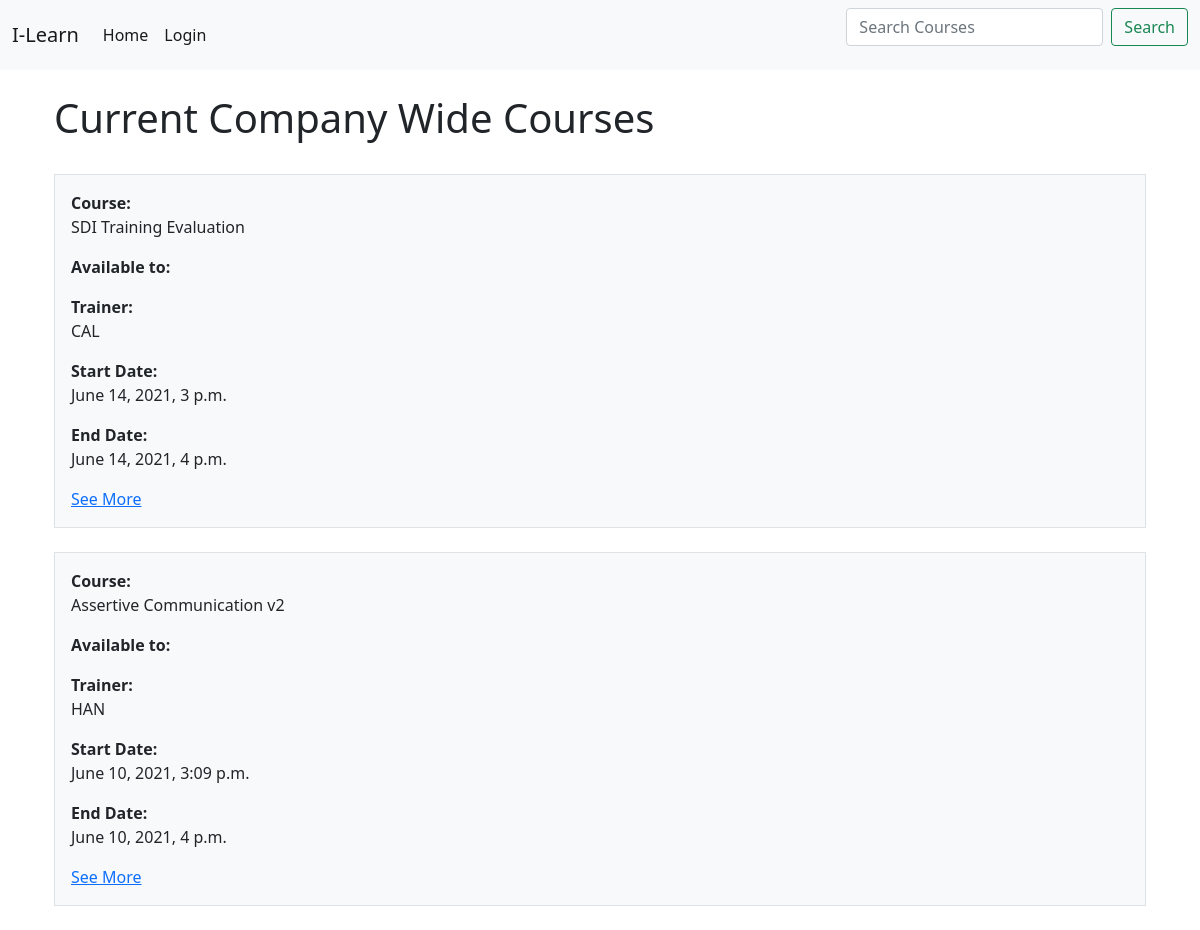
Before: / with the older database file.
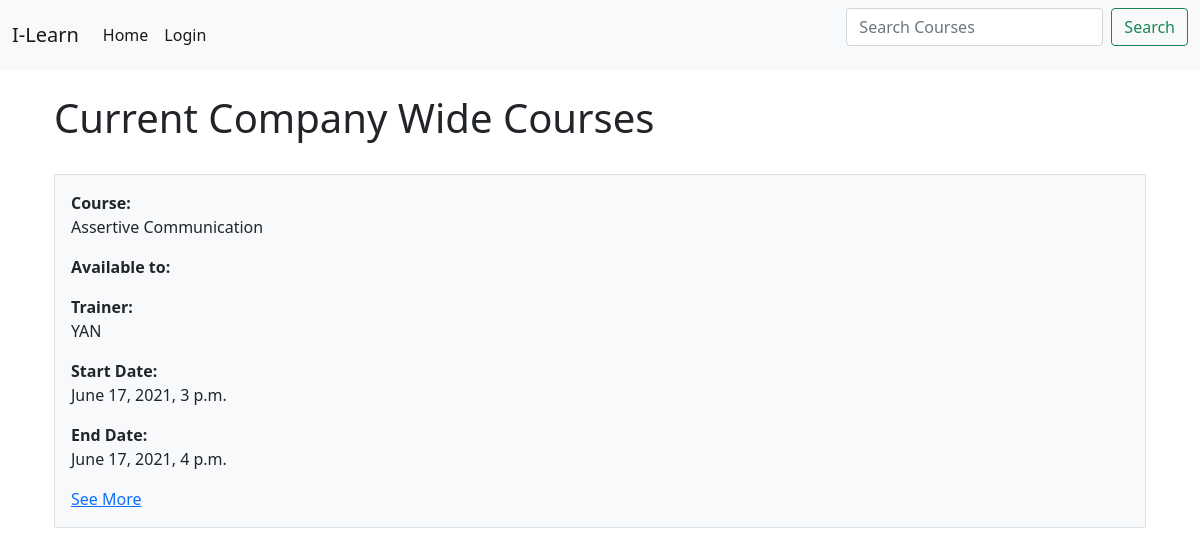
After: the same page with the newer database file.
### booking/models.py (models this page shows, shortened)
class Course(models.Model):
    staff=(
        ('CAL', 'CALUM'),
        ('YAN', 'YANNA'),
        ('HAN', 'HANNA'),
        ('EXT', 'EXTERNAL'),
    )
    divisions = (
        ('GLO','Company Wide'),
        ('OPE','Operations'),
        ('TEC','Technology'),
        ('FIN','Finance'),
        ('MAR','Marketing'),
    )
    courseNumber = models.IntegerField()
    courseName = models.CharField(max_length=200)
    courseDesc = models.CharField(max_length=500)
    host = models.CharField(max_length=3, choices=staff)
    min_participants = models.IntegerField()
    max_participants = models.IntegerField()
    start_date = models.DateTimeField()
    end_date = models.DateTimeField()
    program = models.ForeignKey(Programs, on_delete=models.CASCADE, default=4)
    division_access = models.CharField(max_length=3, choices=divisions, default='GLO')
    image=models.ImageField(default='course.jpg',upload_to='course_photos') #Setting the users profile pic
    course_completed = models.BooleanField(blank=True)

### booking/views.py (the view)
# urls.py: path('', views.home, name='home'),
def home(request):
    attendents = attendees.objects.all()
    courses = Course.objects.all()
    TEC_courses = Course.objects.filter(division_access="TEC")
    OPE_courses = Course.objects.filter(division_access="OPE")
    FIN_courses = Course.objects.filter(division_access="FIN")
    MAR_courses = Course.objects.filter(division_access="MAR")
    GLO_courses = Course.objects.filter(division_access="GLO")
    context = {'attendees' : attendents, 'course': courses, 'TEC_courses':TEC_courses, 'OPE_courses':OPE_courses, 'FIN_courses':FIN_courses, 'MAR_courses':MAR_courses, 'GLO_courses':GLO_courses}
    search_input = request.GET.get('search-area') or '' #Getting the value of the searchbar from HTML template
    if search_input: #If there is a value in there
        context['course'] = context['course'].filter(courseName__icontains=search_input) #Creating a queryset which filters the course object so if it contains the value in search bar it will appear, that is icontains
    return render(request, 'booking/home.html', context)

### booking/templates/booking/home.html (shortened to what this page needs)
{% extends "booking/base.html" %}
{% block content %}
<div class="container px-4">
    <br>
    <h1>Current Company Wide Courses</h1>
    <br>
    {% for c in GLO_courses %}
    {% if not c.course_completed %}
      <div class="col">
       <div class="p-3 border bg-light">
           <b>Course: </b><p>{{c.courseName}}</p>
           <b>Available to:</b><p>{{c.division}}</p>
           <b>Trainer: </b><p>{{c.host}}</p>
           <b>Start Date: </b><p>{{c.start_date}}</p>
           <b>End Date: </b><p>{{c.end_date}}</p>
           <a href="{% url 'book' c.id %}">See More</a>
        </div>
      </div>
      <br>
      {% endif %}
    {% endfor %}
  </div>
{% endblock content %}

### booking/templates/booking/base.html (shortened to what this page needs)
{% load static %}
<html lang="en">
<head>
   <link href="https://cdn.jsdelivr.net/npm/bootstrap@5.0.1/dist/css/bootstrap.min.css" rel="stylesheet">
   <link href="https://cdnjs.cloudflare.com/ajax/libs/font-awesome/5.15.3/css/all.min.css" rel="stylesheet">
   <link rel="stylesheet" href="https://cdnjs.cloudflare.com/ajax/libs/jquery-datetimepicker/2.5.20/jquery.datetimepicker.min.css" />
</head>
<body>
      <nav class="navbar navbar-expand-lg navbar-light bg-light">
        <div class="container-fluid">
          <a class="navbar-brand" href="#">I-Learn</a>
          <div class="collapse navbar-collapse" id="navbarSupportedContent">
            <ul class="navbar-nav me-auto mb-2 mb-lg-0">
              <li class="nav-item">
                <a class="nav-link active" aria-current="page" href="{% url 'home' %}">Home</a>
              </li>
              {% if request.user.is_authenticated %}
              <li class="nav-item">
                <a class="nav-link active" aria-current="page" href="{% url 'profile' %}">Profile</a>
              </li>
              <li class="nav-item">
                <a class="nav-link active" aria-current="page" href="{% url 'logout' %}">Logout</a>
              </li>
              {% else %}
              <li class="nav-item">
                <a class="nav-link active" aria-current="page" href="{% url 'login' %}">Login</a>
              </li>
              {% endif %}
            </ul>
            <form class="d-flex">
              <input class="form-control me-2" type="search" placeholder="Search Courses" aria-label="Search" name="search-area" value="{{search_input}}">
              <button class="btn btn-outline-success" type="submit">Search</button>
            </form>
          </div>
        </div>
      </nav>
    {% block content %}
    {% endblock content %}
    <script src="https://cdn.jsdelivr.net/npm/bootstrap@5.0.1/dist/js/bootstrap.bundle.min.js"></script></body>
</html>

Changed rows visible on the page:
no longer on this page (row edited): Course: courseName "SDI Training Evaluation", host "CAL", start_date "June 14, 2021, 3 p.m.", end_date "June 14, 2021, 4 p.m."
removed Course: courseName "Assertive Communication v2", host "HAN", start_date "June 10, 2021, 3:09 p.m.", end_date "June 10, 2021, 4 p.m."
added Course: courseName "Assertive Communication", host "YAN", start_date "June 17, 2021, 3 p.m.", end_date "June 17, 2021, 4 p.m."
